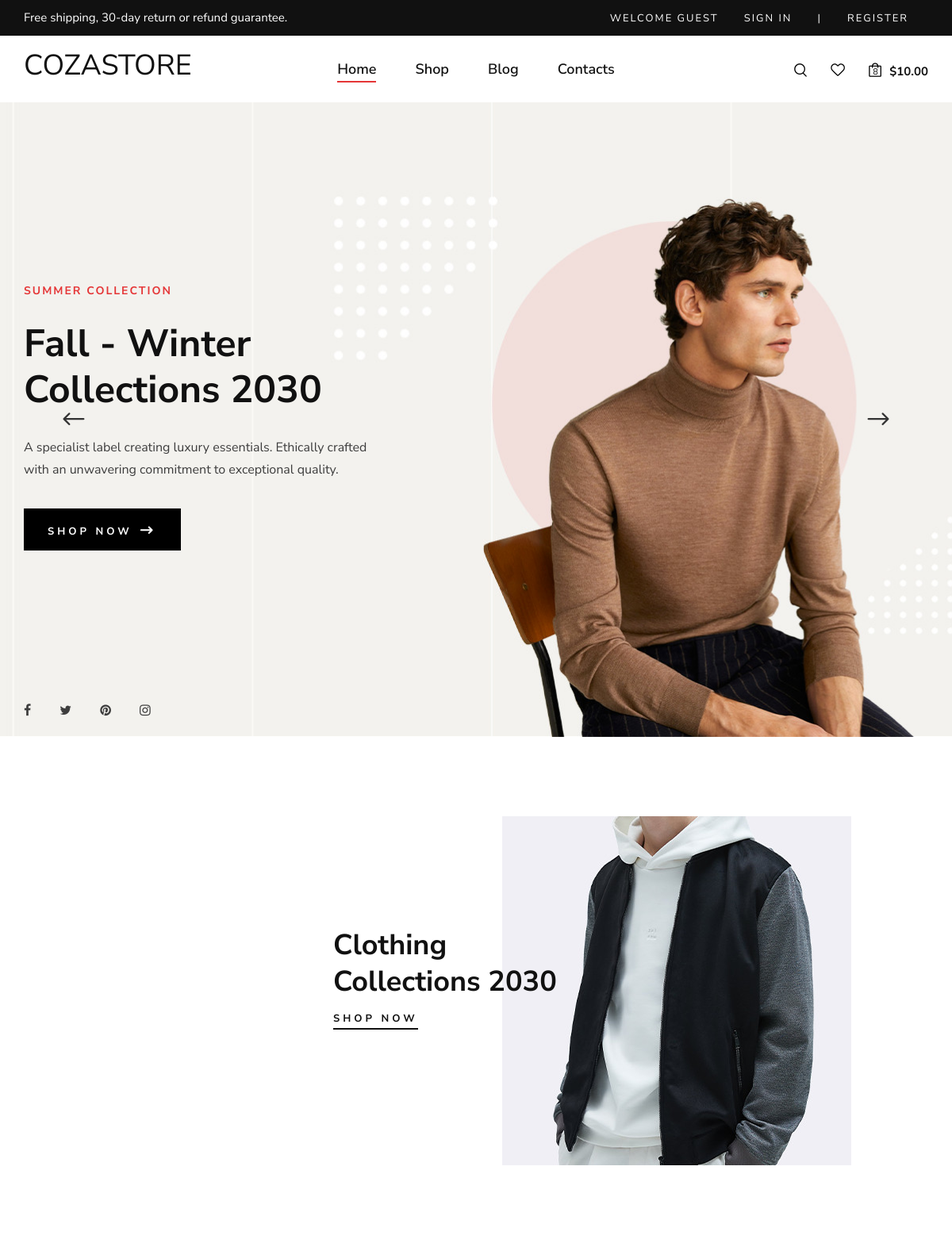
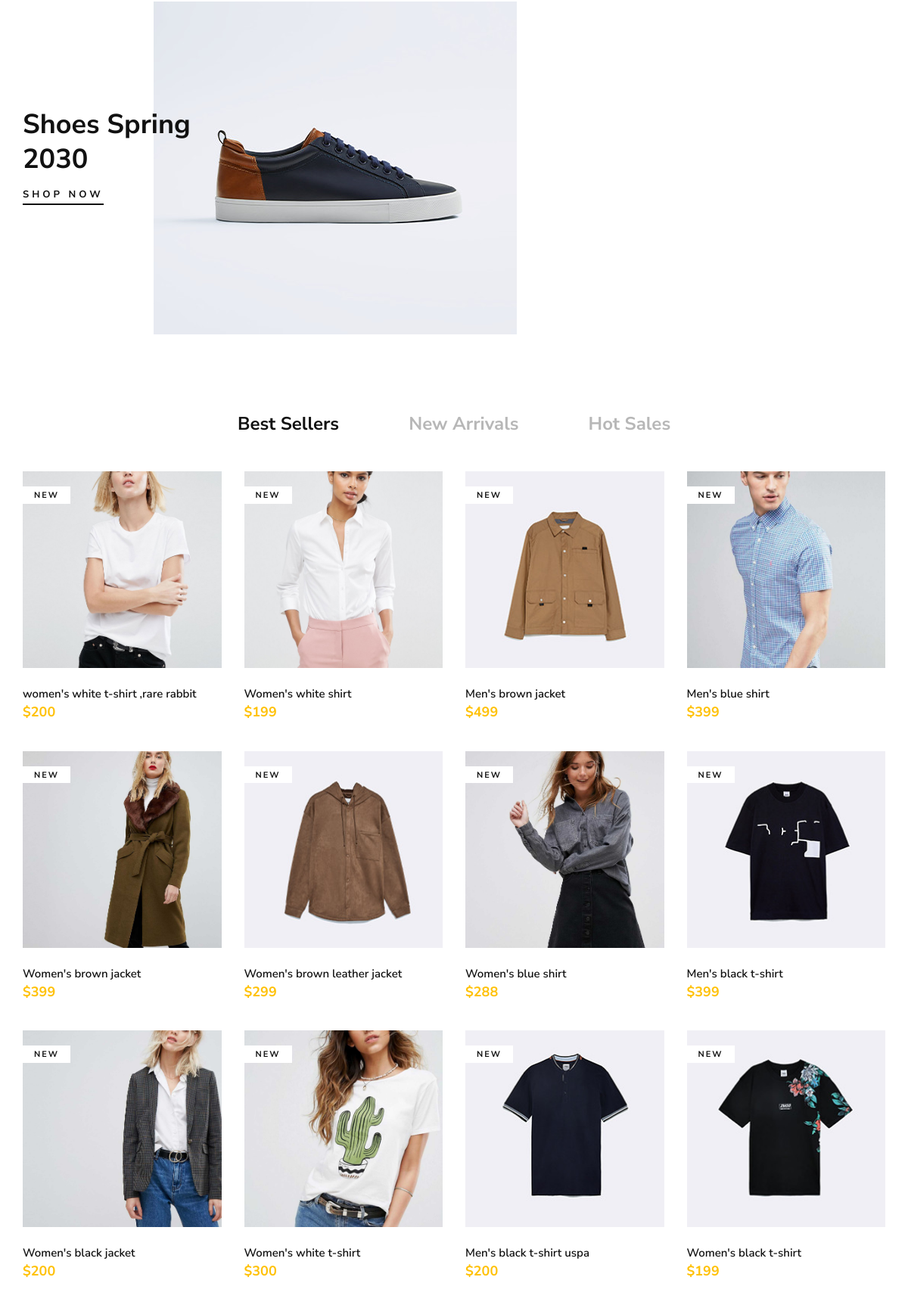
The page / (upper part) on the database its author committed (2 pictures, top to bottom).
### store/models.py (models this page shows, shortened)
class Product(models.Model):
    product_name=models.CharField(max_length=150,unique=True)
    product_slug=models.SlugField(max_length=150,unique=True)
    product_description=models.TextField(max_length=500)
    product_price=models.IntegerField()
    product_image=models.ImageField(upload_to='photos/products')
    product_stock=models.IntegerField()
    is_available=models.BooleanField(default=True)
    category=models.ForeignKey(Category,on_delete=models.CASCADE)
    created_date=models.DateTimeField(auto_now_add=True)
    modified_date=models.DateTimeField(auto_now=True)
    def get_url(self):
        return reverse('product_detail',args=[self.category.slug,self.product_slug])

### fashion_app/views.py (the view)
# urls.py: path('',views.home, name='home'),
def home(request):
    products=Product.objects.all().filter(is_available=True)
    context={'products':products}
    return render(request,'home.html',context)

### category/context_processors.py (called while the page is built)
def menu_links(request):
    links=Category.objects.all()
    return dict(links=links)

### templates/home.html (shortened to what this page needs)
<!DOCTYPE html>
{% load static %}
<html lang="zxx">
<head>
    <link rel="stylesheet" href="{% static "css/bootstrap.min.css"%}" type="text/css">
    <link rel="stylesheet" href="{% static "css/font-awesome.min.css"%}" type="text/css">
    <link rel="stylesheet" href="{% static "css/elegant-icons.css"%}" type="text/css">
    <link rel="stylesheet" href="{% static "css/magnific-popup.cs"%}s" type="text/css">
    <link rel="stylesheet" href="{% static "css/nice-select.css"%}" type="text/css">
    <link rel="stylesheet" href="{% static "css/owl.carousel.min.css"%}" type="text/css">
    <link rel="stylesheet" href="{% static "css/slicknav.min.css"%}" type="text/css">
    <link rel="stylesheet" href="{% static "css/style.css"%}" type="text/css">
</head>
<body>
    <header class="header">
        <div class="header__top">
            <div class="container">
                <div class="row">
                    <div class="col-lg-6 col-md-7">
                        <div class="header__top__left">
                            <p>Free shipping, 30-day return or refund guarantee.</p>
                        </div>
                    </div>
                    <div class="col-lg-6 col-md-5">
                        <div class="header__top__right">
                            <div class="header__top__links">
                                {% if user.id is  None %}
                                <a>Welcome Guest</a>
                                <a href="{% url "login" %}">Sign in</a>
                                <a>|</a>
                                <a href="{% url "register" %}">Register</a>
                                {% else %}
                                <a>Welcome {{user.username}}</a>
                                <a href="{% url 'userout' %}">Logout</a>
                                <a>|</a>
                                <a href="{% url "dashboard" %}">Dashboard</a>
                                {% endif %}
                            </div>
                        </div>
                    </div>
                </div>
            </div>
        </div>
    <header class="header">
        <div class="container">
            <div class="row">
                <div class="col-lg-3 col-md-3">
                    <a href="{% url "home" %}"><h2 class="mt-3 fw-bolder">COZASTORE</h2></a>
                </div>
                <div class="col-lg-6 col-md-6">
                    <nav class="header__menu mobile-menu">
                        <ul>
                            <li class="active"><a href="{% url "home" %}">Home</a></li>
                            <li><a href="{% url "shop" %}">Shop</a></li>
                            <li><a href="{% url "blog" %}">Blog</a></li>
                            <li><a href="{% url "contact" %}">Contacts</a></li>
                        </ul>
                    </nav>
                </div>
                <div class="col-lg-3 col-md-3">
                    <div class="header__nav__option">
                        <a href="#" class="search-switch"><img src="{% static "img/icon/search.png" %}" alt=""></a>
                        <a href="#"><img src="{% static "img/icon/heart.png" %}" alt=""></a>
                        <a href="{% url "cart" %}"><img src="{% static "img/icon/cart.png" %}" alt=""> <span>8</span></a>
                        <div class="price">$10.00</div>
                    </div>
                </div>
            </div>
        </div>
    </header>
    {% block content %}
    <section class="hero">
        <div class="hero__slider owl-carousel">
            <div class="hero__items set-bg" data-setbg="{% static "img/hero/hero-1.jpg" %}">
                <div class="container">
                    <div class="row">
                        <div class="col-xl-5 col-lg-7 col-md-8">
                            <div class="hero__text">
                                <h6>Summer Collection</h6>
                                <h2>Fall - Winter Collections 2030</h2>
                                <p>A specialist label creating luxury essentials. Ethically crafted with an unwavering
                                commitment to exceptional quality.</p>
                                <a href="{% url "shop" %}" class="primary-btn">Shop now <span class="arrow_right"></span></a>
                                <div class="hero__social">
                                    <a href="#"><i class="fa fa-facebook"></i></a>
                                    <a href="#"><i class="fa fa-twitter"></i></a>
                                    <a href="#"><i class="fa fa-pinterest"></i></a>
                                    <a href="#"><i class="fa fa-instagram"></i></a>
                                </div>
                            </div>
                        </div>
                    </div>
                </div>
            </div>
        </div>
    </section>
    <section class="banner spad">
        <div class="container">
            <div class="row">
                <div class="col-lg-7 offset-lg-4">
                    <div class="banner__item">
                        <div class="banner__item__pic">
                            <img src="{% static "img/banner/banner-1.jpg" %}" alt="">
                        </div>
                        <div class="banner__item__text">
                            <h2>Clothing Collections 2030</h2>
                            <a href="{% url "shop" %}">Shop now</a>
                        </div>
                    </div>
                </div>
                <div class="col-lg-7">
                    <div class="banner__item banner__item--last">
                        <div class="banner__item__pic">
                            <img src="{% static "img/banner/banner-3.jpg" %}" alt="">
                        </div>
                        <div class="banner__item__text">
                            <h2>Shoes Spring 2030</h2>
                            <a href="{% url "shop" %}">Shop now</a>
                        </div>
                    </div>
                </div>
            </div>
        </div>
    </section>
    <section class="product spad">
        <div class="container">
            <div class="row">
                <div class="col-lg-12">
                    <ul class="filter__controls">
                        <li class="active" data-filter="*">Best Sellers</li>
                        <li data-filter=".new-arrivals">New Arrivals</li>
                        <li data-filter=".hot-sales">Hot Sales</li>
                    </ul>
                </div>
            </div>
            <div class="row product__filter">
                {% for product in products %}
                <div class="col-lg-3 col-md-6 col-sm-6 col-md-6 col-sm-6 mix new-arrivals">
                    <div class="product__item">
                        <div class="product__item__pic set-bg" data-setbg="{{product.product_image.url}}">
                            <span class="label">New</span>
                        </div>
                        <div class="product__item__text">
                            <h6>{{ product.product_name}}</h6>
                            <h5 class="text-warning">${{product.product_price}}</h5>
                        </div>
                    </div>
                </div>
                {% endfor %}
            </div>
    </section>
    {% endblock content %}
</body>
</html>

### rows shown on the page
Product: shows a picture, product_name "women's white t-shirt ,rare rabbit", product_price "200"
Product: shows a picture, product_name "Women's white shirt", product_price "199"
Product: shows a picture, product_name "Men's brown jacket", product_price "499"
Product: shows a picture, product_name "Men's blue shirt", product_price "399"
Product: shows a picture, product_name "Women's brown jacket", product_price "399"
Product: shows a picture, product_name "Women's brown leather jacket", product_price "299"
Product: shows a picture, product_name "Women's blue shirt", product_price "288"
Product: shows a picture, product_name "Men's black t-shirt", product_price "399"
Product: shows a picture, product_name "Women's black jacket", product_price "200"
Product: shows a picture, product_name "Women's white t-shirt", product_price "300"
Product: shows a picture, product_name "Men's black t-shirt uspa", product_price "200"
Product: shows a picture, product_name "Women's black t-shirt", product_price "199"
